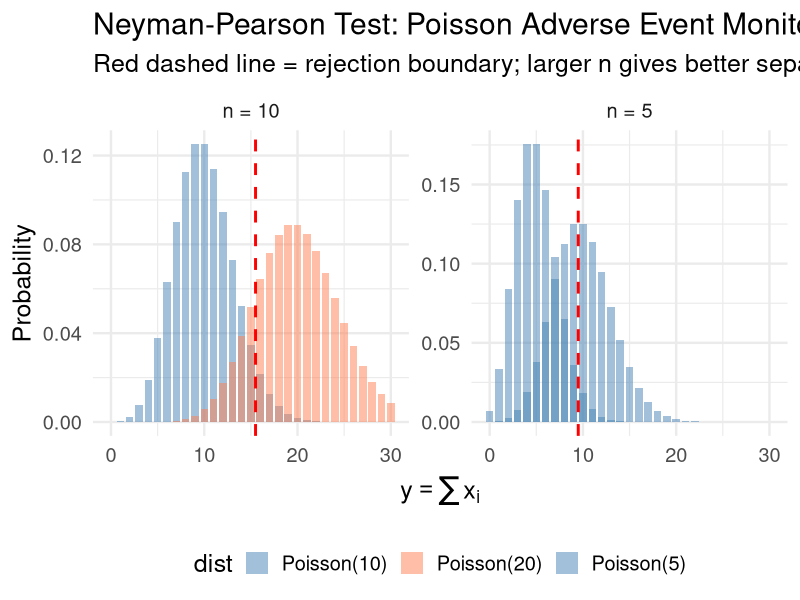
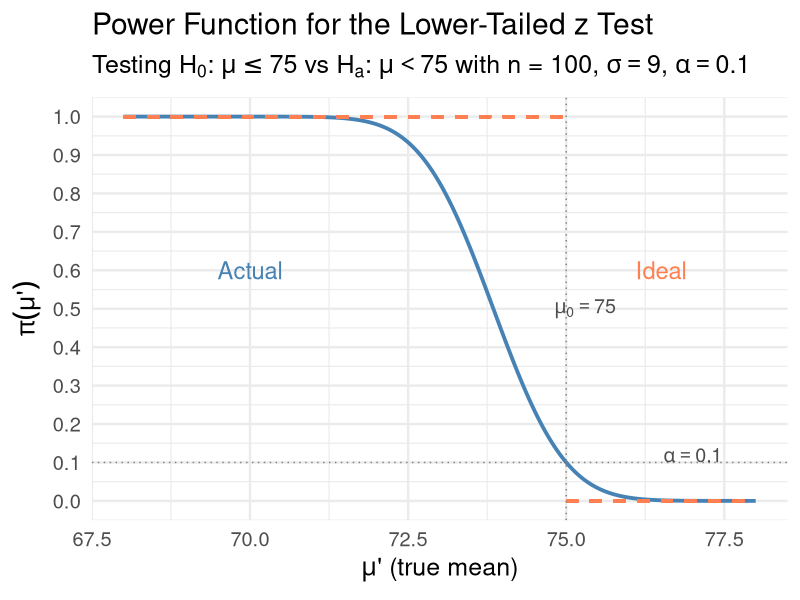
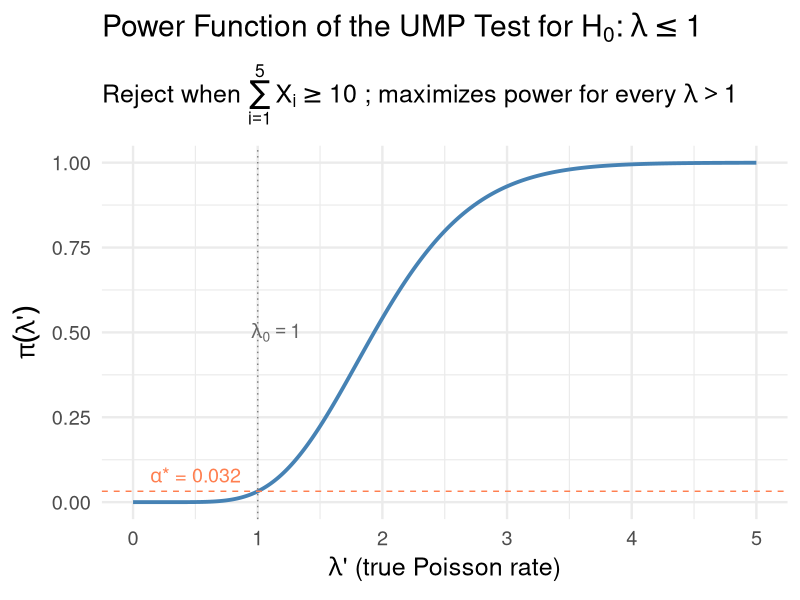
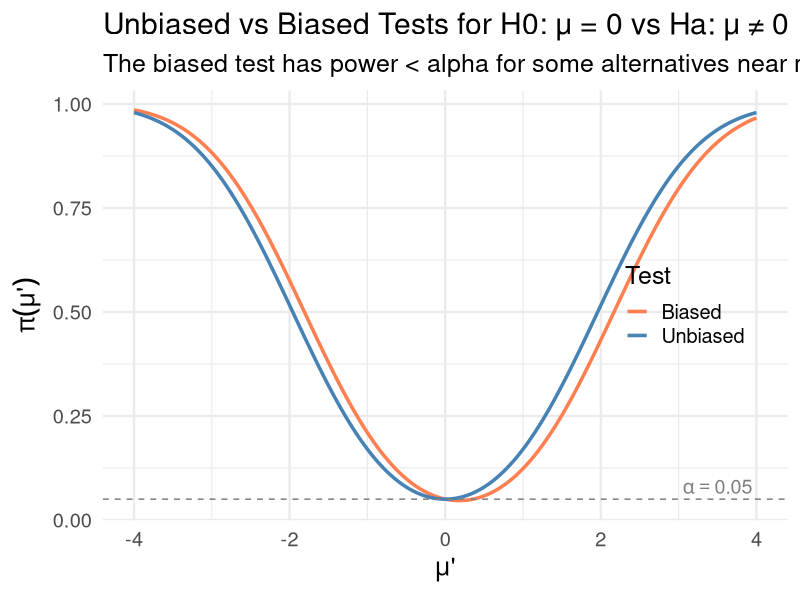
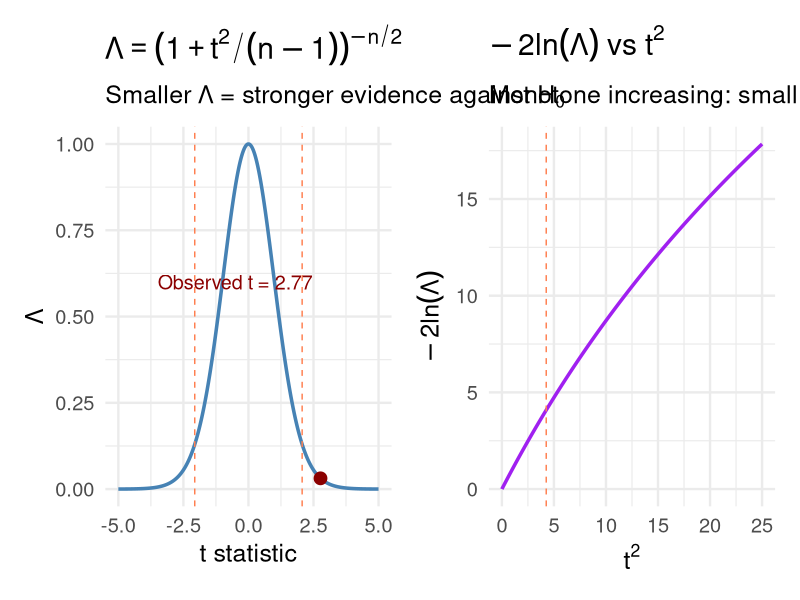
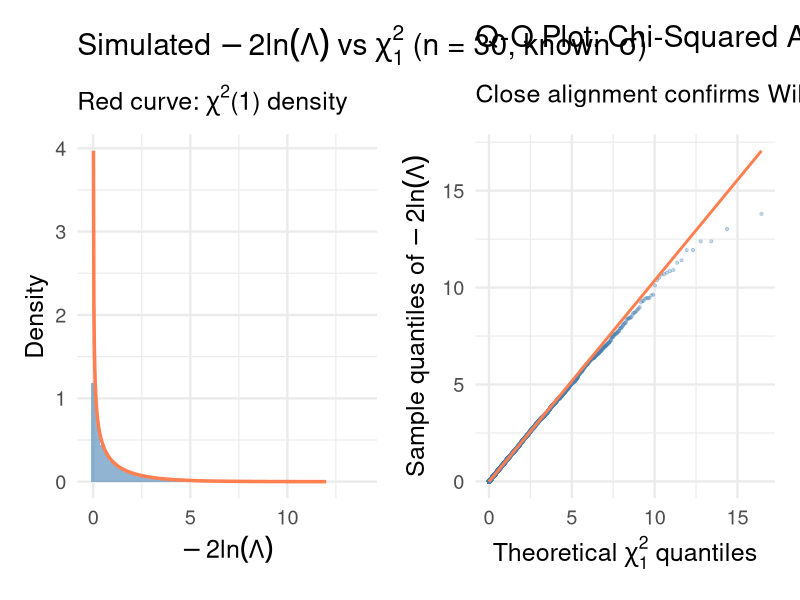
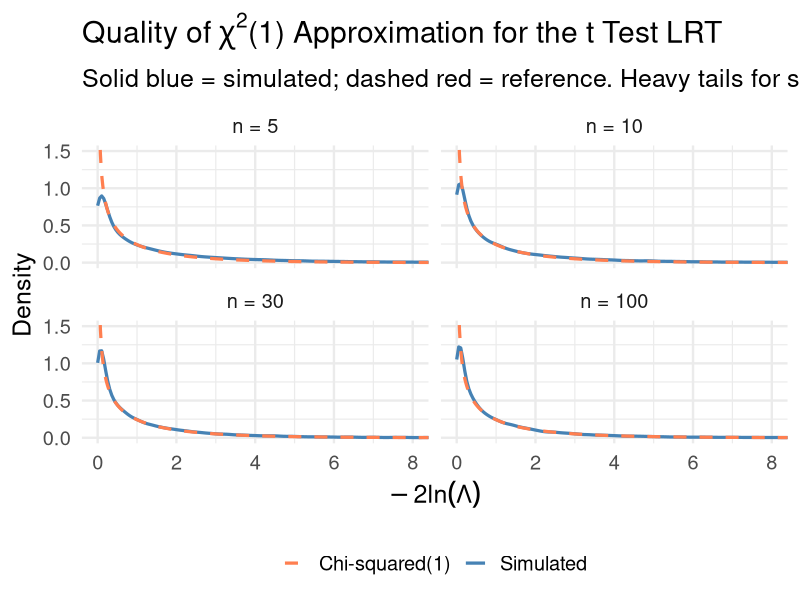
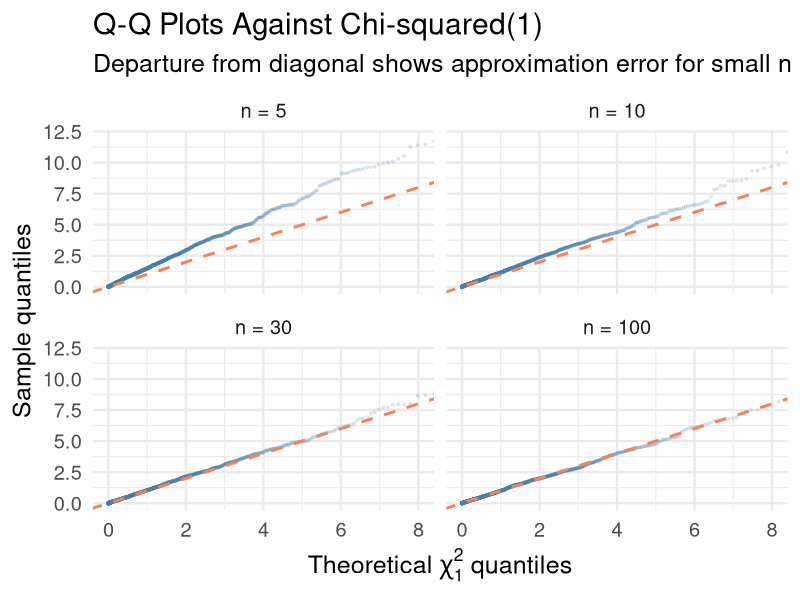

Generate these figures, in order, with R:
## ---- chunk 1
#| label: setup
#| include: false
library(tidyverse)
library(broom)
library(patchwork)
set.seed(551)
theme_set(theme_minimal(base_size = 18))
## ---- chunk 2
#| echo: true
#| code-fold: true
# Verify with R
cat("alpha* =", 1 - ppois(9, lambda = 5), "\n")
cat("beta*  =", ppois(9, lambda = 10), "\n")
cat("Power  =", 1 - ppois(9, lambda = 10), "\n")
## ---- chunk 3
#| echo: true
#| code-fold: true
#| fig-height: 5
#| fig-width: 14
# Compare rejection regions for n=5 and n=10
tibble(y = 0:30) |>
  mutate(
    `n = 5, Poisson(5)` = dpois(y, 5),
    `n = 5, Poisson(10)` = dpois(y, 10),
    `n = 10, Poisson(10)` = dpois(y, 10),
    `n = 10, Poisson(20)` = dpois(y, 20)
  ) |>
  pivot_longer(-y, names_to = "distribution", values_to = "prob") |>
  separate(distribution, into = c("sample_size", "dist"), sep = ", ") |>
  ggplot(aes(x = y, y = prob, fill = dist)) +
  geom_col(position = "identity", alpha = 0.5, width = 0.8) +
  geom_vline(data = tibble(sample_size = c("n = 5", "n = 10"), 
                            cutoff = c(10, 16)),
             aes(xintercept = cutoff - 0.5), linetype = "dashed", 
             color = "red", linewidth = 1) +
  facet_wrap(~sample_size, scales = "free") +
  scale_fill_manual(values = c("steelblue", "coral", "steelblue", "coral")) +
  labs(x = expression(y == sum(x[i])), y = "Probability",
       title = "Neyman-Pearson Test: Poisson Adverse Event Monitoring",
       subtitle = "Red dashed line = rejection boundary; larger n gives better separation") +
  theme(legend.position = "bottom")
## ---- chunk 4
#| echo: true
c2 <- qgamma(0.05, shape = 9, rate = 8)
cat("Critical value c2 =", round(c2, 4), "\n")
## ---- chunk 5
#| echo: true
#| code-fold: true
#| fig-height: 6
#| fig-width: 14
# Power function for the z test
sigma <- 9
n <- 100
se <- sigma / sqrt(n)
x_crit <- 75 - 1.28 * se  # 73.848

mu_prime <- seq(68, 78, length.out = 500)
power_actual <- pnorm((x_crit - mu_prime) / se)

power_df <- tibble(mu = mu_prime, power = power_actual)

ggplot(power_df, aes(x = mu, y = power)) +
  geom_line(linewidth = 1.3, color = "steelblue") +
  # Ideal power function
  geom_segment(aes(x = 68, xend = 75, y = 1, yend = 1), 
               linetype = "dashed", color = "coral", linewidth = 1) +
  geom_segment(aes(x = 75, xend = 78, y = 0, yend = 0), 
               linetype = "dashed", color = "coral", linewidth = 1) +
  geom_vline(xintercept = 75, linetype = "dotted", color = "gray50") +
  geom_hline(yintercept = 0.10, linetype = "dotted", color = "gray50") +
  annotate("text", x = 76.5, y = 0.6, label = "Ideal", color = "coral", size = 6) +
  annotate("text", x = 70, y = 0.6, label = "Actual", color = "steelblue", size = 6) +
  annotate("text", x = 77, y = 0.12, 
           label = expression(alpha == 0.10), size = 5, color = "gray30") +
  annotate("text", x = 75.3, y = 0.5, 
           label = expression(mu[0] == 75), size = 5, color = "gray30") +
  scale_y_continuous(breaks = seq(0, 1, 0.1)) +
  labs(x = expression(mu * "' (true mean)"), y = expression(pi(mu * "'")),
       title = "Power Function for the Lower-Tailed z Test",
       subtitle = bquote("Testing" ~ H[0]*":" ~ mu <= 75 ~ "vs" ~ H[a]*":" ~ mu < 75 ~ "with n = 100," ~ sigma == 9*"," ~ alpha == 0.10))
## ---- chunk 6
#| echo: true
#| code-fold: true
#| fig-height: 5
#| fig-width: 14
# Power function for the UMP Poisson test
lambda_prime <- seq(0, 5, length.out = 300)
power_poisson <- 1 - ppois(9, lambda = 5 * lambda_prime)

ggplot(tibble(lambda = lambda_prime, power = power_poisson), 
       aes(x = lambda, y = power)) +
  geom_line(linewidth = 1.3, color = "steelblue") +
  geom_vline(xintercept = 1, linetype = "dotted", color = "gray50") +
  geom_hline(yintercept = 0.032, linetype = "dashed", color = "coral") +
  annotate("text", x = 0.5, y = 0.08, 
           label = expression(alpha * "* = 0.032"), color = "coral", size = 5) +
  annotate("text", x = 1.15, y = 0.5, 
           label = expression(lambda[0] == 1), color = "gray40", size = 5) +
  labs(x = expression(lambda * "' (true Poisson rate)"), 
       y = expression(pi(lambda * "'")),
       title = bquote("Power Function of the UMP Test for" ~ H[0]*":" ~ lambda <= 1),
       subtitle = bquote("Reject when" ~ sum(X[i], i==1, 5) >= 10 ~ "; maximizes power for every" ~ lambda > 1))
## ---- chunk 7
#| echo: true
#| code-fold: true
#| fig-height: 5
#| fig-width: 14
# Biased vs unbiased test illustration
mu_seq <- seq(-4, 4, length.out = 500)
n_ex <- 16; sigma_ex <- 4; se_ex <- sigma_ex / sqrt(n_ex)

# Unbiased (symmetric) rejection region
power_unbiased <- pnorm((-1.96 * se_ex - mu_seq) / se_ex) + 
                  1 - pnorm((1.96 * se_ex - mu_seq) / se_ex)

# Biased (asymmetric) rejection region: reject if x_bar > 2.17 or x_bar < -1.81
power_biased <- pnorm((-1.81 * se_ex - mu_seq) / se_ex) + 
                1 - pnorm((2.17 * se_ex - mu_seq) / se_ex)

tibble(mu = mu_seq, Unbiased = power_unbiased, Biased = power_biased) |>
  pivot_longer(-mu, names_to = "Test", values_to = "Power") |>
  ggplot(aes(x = mu, y = Power, color = Test)) +
  geom_line(linewidth = 1.2) +
  geom_hline(yintercept = 0.05, linetype = "dashed", color = "gray50") +
  scale_color_manual(values = c("coral", "steelblue")) +
  annotate("text", x = 3.5, y = 0.08, label = expression(alpha == 0.05), 
           color = "gray50", size = 5) +
  labs(x = expression(mu * "'"), y = expression(pi(mu * "'")),
       title = "Unbiased vs Biased Tests for H0: \u03bc = 0 vs Ha: \u03bc \u2260 0",
       subtitle = "The biased test has power < alpha for some alternatives near mu = 0") +
  theme(legend.position = c(0.85, 0.5))
## ---- chunk 8
#| echo: true
#| code-fold: true
#| fig-height: 7
#| fig-width: 14
# Demonstrate that the LRT statistic is a monotone function of |t|
set.seed(551)
n_sim <- 25
mu_0 <- 120  # target systolic BP
# Simulated clinical trial data: true mu = 125
x_data <- rnorm(n_sim, mean = 125, sd = 15)

x_bar <- mean(x_data)
s <- sd(x_data)
t_stat <- (x_bar - mu_0) / (s / sqrt(n_sim))

# Compute Lambda for a range of hypothetical t values
t_range <- seq(-5, 5, length.out = 500)
lambda_vals <- (1 / (1 + t_range^2 / (n_sim - 1)))^(n_sim / 2)

p1 <- ggplot(tibble(t = t_range, Lambda = lambda_vals), aes(x = t, y = Lambda)) +
  geom_line(linewidth = 1.2, color = "steelblue") +
  geom_vline(xintercept = c(-qt(0.025, n_sim - 1), qt(0.025, n_sim - 1)),
             linetype = "dashed", color = "coral") +
  geom_point(data = tibble(t = t_stat, 
                            Lambda = (1 / (1 + t_stat^2 / (n_sim - 1)))^(n_sim / 2)),
             size = 4, color = "darkred") +
  annotate("text", x = t_stat - 0.3, y = 0.6, 
           label = paste0("Observed t = ", round(t_stat, 2)), 
           color = "darkred", size = 5, hjust = 1) +
  labs(x = "t statistic", y = expression(Lambda),
       title = expression(Lambda == (1 + t^2/(n-1))^{-n/2}),
       subtitle = expression("Smaller " * Lambda * " = stronger evidence against " * H[0]))

# Show the relationship between -2ln(Lambda) and t^2
neg2lnL <- -n_sim * log(1 + t_range^2 / (n_sim - 1))
p2 <- ggplot(tibble(t2 = t_range^2, neg2lnL = -neg2lnL), 
             aes(x = t2, y = neg2lnL)) +
  geom_line(linewidth = 1.2, color = "purple") +
  geom_vline(xintercept = qt(0.975, n_sim - 1)^2, 
             linetype = "dashed", color = "coral") +
  labs(x = expression(t^2), y = expression(-2 * ln(Lambda)),
       title = expression(-2 * ln(Lambda) ~ "vs" ~ t^2),
       subtitle = "Monotone increasing: small Lambda = large |t|")

p1 + p2
## ---- chunk 9
#| echo: true
set.seed(42)
n <- 30
mu_0 <- 130
ldl_data <- rnorm(n, mean = 122, sd = 18)

x_bar <- mean(ldl_data)
s_val <- sd(ldl_data)
t_obs <- (x_bar - mu_0) / (s_val / sqrt(n))

cat("Sample mean:", round(x_bar, 2), "mg/dL\n")
cat("Sample SD:  ", round(s_val, 2), "mg/dL\n")
cat("t statistic:", round(t_obs, 3), "\n")
## ---- chunk 10
#| echo: true
# LRT statistic
Lambda <- (1 / (1 + t_obs^2 / (n - 1)))^(n / 2)
neg2lnLambda <- -2 * log(Lambda)

cat("Lambda:       ", round(Lambda, 6), "\n")
cat("-2 ln(Lambda):", round(neg2lnLambda, 3), "\n")
cat("t^2:         ", round(t_obs^2, 3), "\n")
cat("P-value (t):  ", round(2 * pt(-abs(t_obs), df = n - 1), 4), "\n")
## ---- chunk 11
#| echo: true
# Verify with t.test
t.test(ldl_data, mu = mu_0) |> tidy() |> 
  select(estimate, statistic, p.value, conf.low, conf.high) |>
  mutate(across(everything(), ~round(., 4)))
## ---- chunk 12
#| echo: true
#| code-fold: true
#| fig-height: 6
#| fig-width: 14
# Simulate LRT for normal mean (known variance) and check chi-squared approximation
set.seed(551)
n_obs <- 30
n_rep <- 10000
mu_0 <- 0
sigma_known <- 1

# Simulate under H_0
neg2lnL_sims <- replicate(n_rep, {
  x <- rnorm(n_obs, mean = mu_0, sd = sigma_known)
  x_bar <- mean(x)
  # -2ln(Lambda) = n * (x_bar - mu_0)^2 / sigma^2 for known variance case
  n_obs * (x_bar - mu_0)^2 / sigma_known^2
})

# Compare to chi-squared(1)
chi2_theoretical <- seq(0.01, 12, length.out = 500)

p1 <- ggplot(tibble(stat = neg2lnL_sims), aes(x = stat)) +
  geom_histogram(aes(y = after_stat(density)), bins = 60, 
                 fill = "steelblue", alpha = 0.6) +
  geom_line(data = tibble(x = chi2_theoretical, y = dchisq(chi2_theoretical, df = 1)),
            aes(x = x, y = y), color = "coral", linewidth = 1.2) +
  labs(x = expression(-2 * ln(Lambda)), y = "Density",
       title = expression("Simulated " * -2 * ln(Lambda) * " vs " * chi[1]^2 * 
                         " (n = 30, known " * sigma * ")"),
       subtitle = expression("Red curve: " * chi^2 * "(1) density"))

# Q-Q plot
p2 <- ggplot(tibble(stat = neg2lnL_sims), aes(sample = stat)) +
  stat_qq(distribution = qchisq, dparams = list(df = 1), 
          color = "steelblue", alpha = 0.3, size = 0.8) +
  stat_qq_line(distribution = qchisq, dparams = list(df = 1), 
               color = "coral", linewidth = 1) +
  labs(x = expression("Theoretical " * chi[1]^2 * " quantiles"),
       y = expression("Sample quantiles of " * -2 * ln(Lambda)),
       title = "Q-Q Plot: Chi-Squared Approximation",
       subtitle = "Close alignment confirms Wilks' theorem")

p1 + p2
## ---- chunk 13
#| echo: true
#| code-fold: true
#| fig-height: 12
#| fig-width: 14
# Check chi-squared approximation quality for different n
# Normal mean, unknown variance -> -2ln(Lambda) = n*ln(1 + t^2/(n-1))
set.seed(551)
n_rep <- 50000
sample_sizes <- c(5, 10, 30, 100)

sim_results <- map_dfr(sample_sizes, function(n_val) {
  stats <- replicate(n_rep, {
    x <- rnorm(n_val, mean = 0, sd = 1)
    t_stat <- mean(x) / (sd(x) / sqrt(n_val))
    n_val * log(1 + t_stat^2 / (n_val - 1))
  })
  tibble(n = n_val, n_label = paste0("n = ", n_val), stat = stats)
})

# Overlay: simulated density vs chi-squared(1) reference
chi2_ref <- tibble(
  x = seq(0.01, 10, length.out = 500),
  y = dchisq(x, df = 1)
)

p_facet <- sim_results |>
  mutate(n_label = factor(n_label, levels = paste0("n = ", sample_sizes))) |>
  ggplot(aes(x = stat)) +
  geom_density(aes(color = "Simulated"), linewidth = 1.1, key_glyph = "path") +
  geom_line(data = chi2_ref |> crossing(n_label = factor(paste0("n = ", sample_sizes), 
            levels = paste0("n = ", sample_sizes))),
            aes(x = x, y = y, color = "Chi-squared(1)"), linewidth = 1.1,
            linetype = "dashed", key_glyph = "path") +
  facet_wrap(~n_label) +
  scale_color_manual(values = c("Simulated" = "steelblue", "Chi-squared(1)" = "coral")) +
  coord_cartesian(xlim = c(0, 8), ylim = c(0, 1.5)) +
  labs(x = expression(-2 * ln(Lambda)), y = "Density",
       title = expression("Quality of " * chi^2 * "(1) Approximation for the t Test LRT"),
       subtitle = "Solid blue = simulated; dashed red = reference. Heavy tails for small n.",
       color = NULL) +
  theme(legend.position = "bottom")

p_facet
## ---- chunk 14
#| echo: true
#| code-fold: true
#| fig-height: 12
#| fig-width: 14
# Also show Q-Q plots against chi-squared(1) for each n
p_qq <- sim_results |>
  mutate(n_label = factor(n_label, levels = paste0("n = ", sample_sizes))) |>
  group_by(n_label) |>
  slice_sample(n = 2000) |>
  ungroup() |>
  ggplot(aes(sample = stat)) +
  stat_qq(distribution = qchisq, dparams = list(df = 1),
          color = "steelblue", alpha = 0.15, size = 0.7) +
  geom_abline(slope = 1, intercept = 0, color = "coral", 
              linewidth = 1, linetype = "dashed") +
  facet_wrap(~n_label) +
  coord_cartesian(xlim = c(0, 8), ylim = c(0, 12)) +
  labs(x = expression("Theoretical " * chi[1]^2 * " quantiles"),
       y = "Sample quantiles",
       title = "Q-Q Plots Against Chi-squared(1)",
       subtitle = "Departure from diagonal shows approximation error for small n")

p_qq
## ---- chunk 15
#| echo: true
#| code-fold: true
#| fig-height: 8
#| fig-width: 16
library(DiagrammeR)

grViz("
digraph testing_framework {
  graph [rankdir=TB, bgcolor=transparent, fontsize=20]
  node [shape=box, style=filled, fontsize=16, fontname='Helvetica']
  
  # Top level
  A [label='Hypothesis Testing Problem\\nH₀: θ ∈ Ω₀ vs Hₐ: θ ∈ Ωₐ', 
     fillcolor='#3498db', fontcolor=white, width=4]
  
  # Decision node
  B [label='Are both hypotheses simple?', 
     fillcolor='#f39c12', fontcolor=white, shape=diamond, width=3]
  
  # Simple path
  C [label='Neyman-Pearson Lemma\\nLikelihood ratio: L(θₐ)/L(θ₀) ≥ k\\nMost Powerful Test', 
     fillcolor='#27ae60', fontcolor=white, width=3.5]
  
  # Composite path
  D [label='Likelihood Ratio Test (LRT)\\nΛ = L(θ̂₀) / L(θ̂ₘₗₑ) ≤ k', 
     fillcolor='#8e44ad', fontcolor=white, width=3.5]
  
  # UMP
  E [label='Same rejection region\\nfor all θₐ ∈ Ωₐ?', 
     fillcolor='#f39c12', fontcolor=white, shape=diamond, width=3]
  F [label='UMP Test\\n(one-sided alternatives;\\nKarlin-Rubin Theorem)', 
     fillcolor='#27ae60', fontcolor=white, width=3]
  G [label='No UMP exists\\n(two-sided alternatives)\\nUse UMP Unbiased or LRT', 
     fillcolor='#e74c3c', fontcolor=white, width=3.5]
  
  # LRT outcomes
  H [label='Exact distribution\\nknown?', 
     fillcolor='#f39c12', fontcolor=white, shape=diamond, width=3]
  I [label='Use exact test\\n(z test, t test, F test)', 
     fillcolor='#27ae60', fontcolor=white, width=3]
  J [label='Large-sample approx.\\n-2ln(Λ) ~ χ²ₘ', 
     fillcolor='#16a085', fontcolor=white, width=3]
  
  A -> B
  B -> C [label='  Yes', fontsize=14]
  B -> D [label='  No', fontsize=14]
  C -> E
  E -> F [label='  Yes', fontsize=14]
  E -> G [label='  No', fontsize=14]
  D -> H
  H -> I [label='  Yes', fontsize=14]
  H -> J [label='  No', fontsize=14]
}
")
